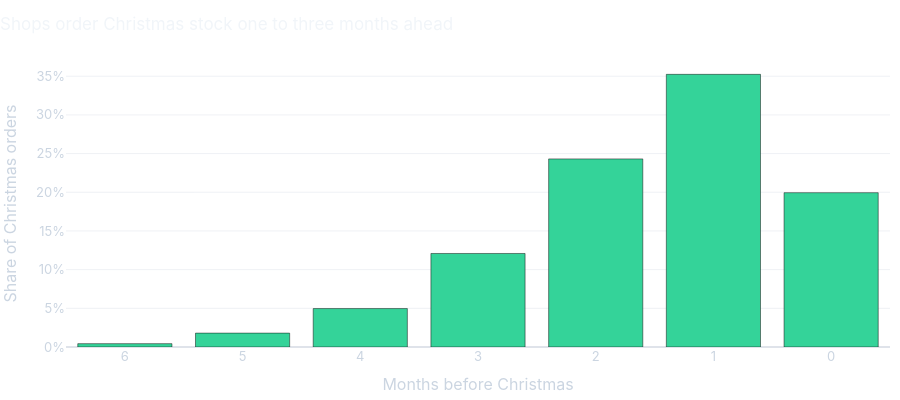

Here is the notebook cell this chart was saved with:
### Markdown cell above
For every Christmas order, count the days until the next December 25, then add up the sales by month.

### Code cell
lead = (
    christmas.assign(months_before=christmas["days_before"] // 30)
    .groupby("months_before")["revenue"].sum()
    .pipe(lambda s: s / s.sum())
    .loc[:6]
)
lead_fig = px.bar(
    x=lead.index, y=lead.values,
    color_discrete_sequence=[COLORS["Christmas"]],
    title="Shops order Christmas stock one to three months ahead",
    labels={"x": "Months before Christmas", "y": "Share of Christmas orders"},
)
lead_fig.update_traces(hovertemplate="%{x} to %{x}+1 months before: %{y:.0%} of orders<extra></extra>")
lead_fig.update_layout(xaxis_autorange="reversed", yaxis_tickformat=".0%", xaxis_dtick=1, height=400)
lead_fig.show()

share = lambda days: christmas.loc[christmas["days_before"] >= days, "revenue"].sum() / christmas["revenue"].sum()
print(f"Ordered at least 1 month ahead: {share(30):.0%}   2 months: {share(60):.0%}   3 months: {share(90):.0%}")

### Figure 1 — Plotly figure (JSON) as saved in the notebook; plotly's stock layout.template omitted (floating-point values rounded to 4 significant figures)
{"data": [{"hovertemplate": "%{x} to %{x}+1 months before: %{y:.0%} of orders<extra></extra>", "legendgroup": "", "marker": {"color": "#34d399", "pattern": {"shape": ""}}, "name": "", "orientation": "v", "showlegend": false, "textposition": "auto", "type": "bar", "x": [0, 1, 2, 3, 4, 5, 6], "xaxis": "x", "y": [0.1995, 0.3524, 0.2431, 0.1209, 0.0497, 0.01795, 0.004328], "yaxis": "y"}], "layout": {"barmode": "relative", "height": 400, "legend": {"tracegroupgap": 0}, "title": {"text": "Shops order Christmas stock one to three months ahead"}, "xaxis": {"anchor": "y", "autorange": "reversed", "domain": [0.0, 1.0], "dtick": 1, "title": {"text": "Months before Christmas"}}, "yaxis": {"anchor": "x", "domain": [0.0, 1.0], "tickformat": ".0%", "title": {"text": "Share of Christmas orders"}}}}
